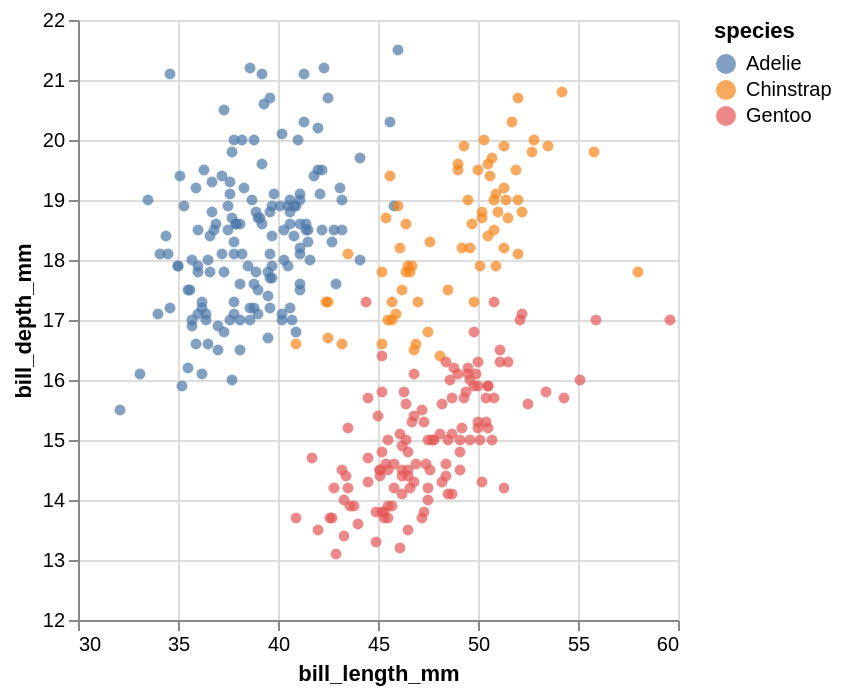

The code cell stored with this chart in its notebook:
### Markdown cell above
`alt.Chart(df)`: This creates a new chart object using the dataframe `df`. The `df` dataframe should contain the data you want to visualize.

`.mark_circle()`: This tells Altair to represent data points as circles. It specifies the type of mark for the visualization. Altair supports a variety of marks such as `mark_bar()`, `mark_line()`, and so on.

`.encode()`: This function defines the mapping between data columns and visual encoding channels. The arguments within this function determine which column of the dataframe corresponds to which axis or aspect of the chart.

`x = "bill_length_mm"`: This sets the x-axis to the "bill_length_mm" column of the df dataframe.

`y = "bill_depth_mm"`: This sets the y-axis to the "bill_depth_mm" column of the df dataframe.

### Code cell
import altair as alt
alt.Chart(df).mark_circle().encode(
    x = alt.X("bill_length_mm",scale=alt.Scale(domain=(30, 60))),
    y = alt.X("bill_depth_mm",scale=alt.Scale(domain=(12, 22))),
    color = "species"
)

### Figure 1 — Vega-Lite specification as saved in the notebook (floating-point values rounded to 4 significant figures; data arrays with more than 128 entries replaced by an {"elided": "..."} marker saying what was removed)
{"config": {"view": {"continuousWidth": 300, "continuousHeight": 300}}, "data": {"name": "data-6503fb4fbd21ca2400956d2086879525"}, "mark": {"type": "circle"}, "encoding": {"color": {"field": "species", "type": "nominal"}, "x": {"field": "bill_length_mm", "scale": {"domain": [30, 60]}, "type": "quantitative"}, "y": {"field": "bill_depth_mm", "scale": {"domain": [12, 22]}, "type": "quantitative"}}, "$schema": "https://vega.github.io/schema/vega-lite/v5.8.0.json", "datasets": {"data-6503fb4fbd21ca2400956d2086879525": {"elided": "344 records"}}}
